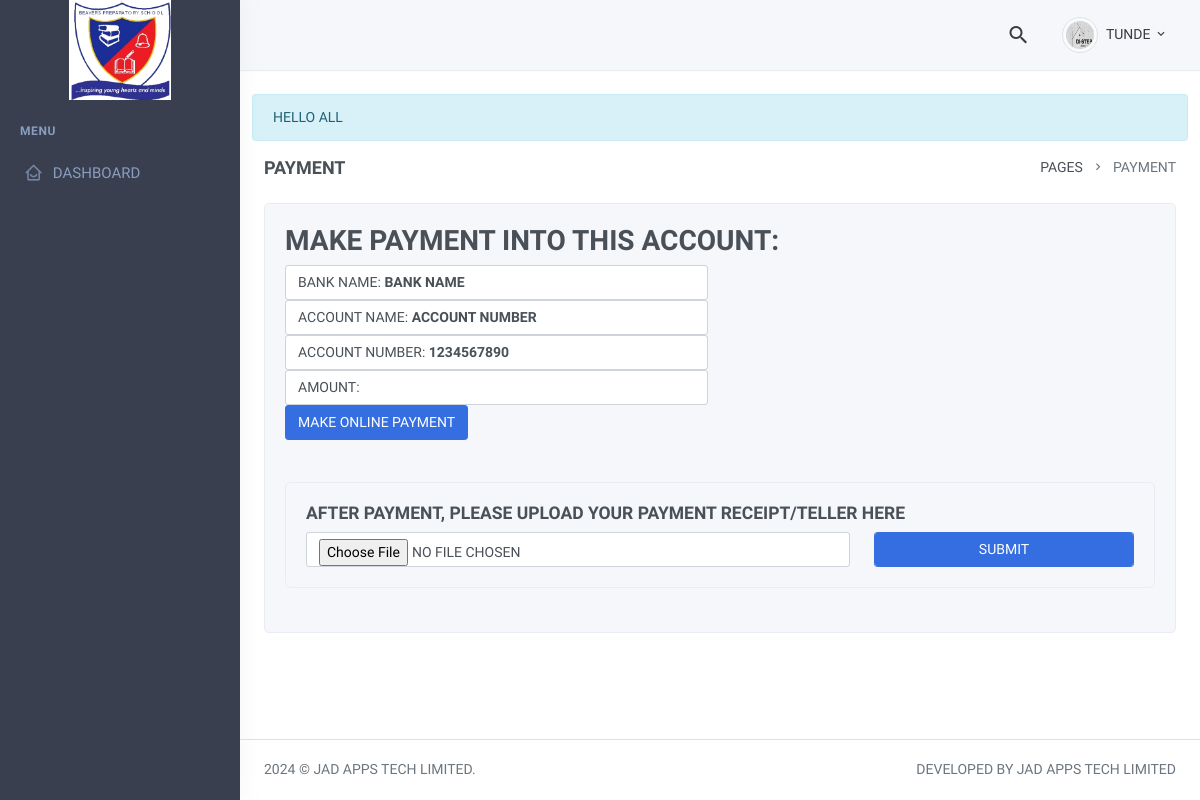
The page /public/payments.php (signed in) on the database its author committed.
### tables this page shows
CREATE TABLE `users` (
  `id` int NOT NULL AUTO_INCREMENT,
  `name` varchar(50) DEFAULT NULL,
  `surname` varchar(125) DEFAULT NULL,
  `email` varchar(50) DEFAULT NULL,
  `password` varchar(150) DEFAULT NULL,
  `usertype` varchar(45) NOT NULL DEFAULT 'student',
  `regnum` varchar(45) DEFAULT NULL,
  `class_arm` int unsigned DEFAULT NULL,
  `students_class` varchar(45) DEFAULT NULL,
  `nationality` varchar(45) DEFAULT NULL,
  `state` varchar(45) DEFAULT NULL,
  `lga` varchar(45) DEFAULT NULL,
  `bloodgroup` varchar(45) DEFAULT NULL,
  `genotype` varchar(45) DEFAULT NULL,
  `parents_fullname` varchar(100) DEFAULT NULL,
  `parents_phone` varchar(45) DEFAULT NULL,
  `parents_number` varchar(45) DEFAULT NULL,
  `occupation` varchar(45) DEFAULT NULL,
  `wphone` varchar(45) DEFAULT NULL,
  `address` varchar(45) DEFAULT NULL,
  `sponsor_fullname` varchar(45) DEFAULT NULL,
  `sponsor_phone` varchar(45) DEFAULT NULL,
  `sponsor_email` varchar(45) DEFAULT NULL,
  `sponsor_occupation` varchar(45) DEFAULT NULL,
  `sponsor_wphone` varchar(45) DEFAULT NULL,
  `sponsor_address` varchar(45) DEFAULT NULL,
  `dob` varchar(45) DEFAULT NULL,
  `parents_email` varchar(125) DEFAULT NULL,
  `gender` varchar(45) DEFAULT NULL,
  `school_fees` int NOT NULL DEFAULT '0',
  `photo` varchar(256) DEFAULT NULL,
  `toteach` varchar(2048) DEFAULT NULL,
  `prev_school` varchar(45) DEFAULT NULL,
  `office_address` varchar(45) DEFAULT NULL,
  `office_phone` varchar(45) DEFAULT NULL,
  `sponsor_office_phone` varchar(45) DEFAULT NULL,
  `sponsor_office_address` varchar(45) DEFAULT NULL,
  `form_teacher` int DEFAULT '0',
  `form_class` varchar(45) DEFAULT NULL,
  `active` varchar(2) DEFAULT '1',
  PRIMARY KEY (`id`),
  UNIQUE KEY `email_UNIQUE` (`email`),
  KEY `class_arm` (`class_arm`),
  CONSTRAINT `users_ibfk_1` FOREIGN KEY (`class_arm`) REFERENCES `class_arms` (`arm_id`)
);

CREATE TABLE `communications` (
  `id` int NOT NULL AUTO_INCREMENT,
  `message` varchar(450) DEFAULT NULL,
  `exp_date` datetime DEFAULT NULL,
  `uploaded_by` varchar(45) DEFAULT NULL,
  `status` int DEFAULT '0',
  PRIMARY KEY (`id`)
);

CREATE TABLE `school_fees_details` (
  `id` int NOT NULL AUTO_INCREMENT,
  `grade` varchar(45) DEFAULT NULL,
  `acct_name` varchar(45) DEFAULT NULL,
  `bank_name` varchar(45) DEFAULT NULL,
  `acct_num` varchar(45) DEFAULT NULL,
  `amount` varchar(45) DEFAULT NULL,
  PRIMARY KEY (`id`)
);

### public/inc_communications.php (called while the page is built)
<?php
     $comm_query = "SELECT * FROM communications LIMIT 1";
     $result = mysqli_query($sqlConnection, $comm_query);
     if($result->num_rows > 0){
         $communication = $result->fetch_all(MYSQLI_ASSOC);
         return $communication[0]['message'];
     }
?>

### public/payments.php (the view, shortened to what this page needs)
<?php
    include "./inc/header.php";
    $query = "SELECT * FROM users WHERE usertype = 'student'";
    $run_query = mysqli_query($sqlConnection, $query);
    $user = $run_query->fetch_all(MYSQLI_ASSOC);
    $fees_query = "SELECT * FROM school_fees_details WHERE grade = '".$_SESSION['myclass']."'";
    $run_fees_query = mysqli_query($sqlConnection, $fees_query);
    if($run_fees_query){
        $student_fees = $run_fees_query->fetch_all(MYSQLI_ASSOC);
    }else{
        var_dump($sqlConnection->error);die;
    }
?>
<body>
    <div id="layout-wrapper">
       <?php include "./inc/navbar.php"; ?>
        <div class="vertical-menu">
            <?php include "./inc/sidebar.php"; ?>
        </div>
        <div class="main-content">
            <div class="page-content">
               <?php include_once "communication_message.php"; ?>
                <div class="container-fluid">
                    <div class="row">
                        <div class="col-12">
                            <div class="page-title-box d-flex align-items-center justify-content-between">
                                <h4 class="mb-0 font-size-18">Payment</h4>
                                <div class="page-title-right">
                                    <ol class="breadcrumb m-0">
                                        <li class="breadcrumb-item"><a href="javascript: void(0);">Pages</a></li>
                                        <li class="breadcrumb-item active">Payment</li>
                                    </ol>
                                </div>
                            </div>
                        </div>
                    </div>
                    <div class="card">
                        <div class="card-body">
                            <h2>Make payment into this account:</h2>
                            <div class="row">
                                <div class="col-md-6 col-xl-6 col-sm-12">
                                    <div class="form-control">
                                        Bank name: <strong><?php echo $student_fees[0]['bank_name'];?></strong>
                                    </div>
                                    <div class="form-control">
                                        Account name: <strong><?php echo $student_fees[0]['acct_name'];?></strong>
                                    </div>
                                    <div class="form-control">
                                        Account number: <strong><?php echo $student_fees[0]['acct_num'];?></strong>
                                    </div>
                                    <div class="form-control">
                                        Amount: <strong><?php echo $student_fees[0]['amount'];?></strong>
                                    </div>
                                    <div class="">
                                        <button type="button" class="btn btn btn-primary" onclick="payWithPaystack()"> Make online payment </button>
                                    </div>
                                </div>
                            </div>
                            <br>
                            <br>
                            <div class="card">
                                <div class="card-body">
                                    <form action='./inc/submit_payment.php' method = 'POST'>
                                        <h5>AFTER PAYMENT, PLEASE UPLOAD YOUR PAYMENT RECEIPT/TELLER HERE</h5>
                                        <div class='row'>
                                            <div class='col-sm-12 col-xl-8'>
                                                <input type='file' class='form-control'>
                                            </div>
                                            <div class='col-sm-12 col-xl-4'>
                                                <input type='submit' name='submit_payment' accept=".jpg,.png,.pdf,.docx" class='btn btn-primary form-control'>
                                            </div>
                                        </div>
                                    </form>
                                </div>
                            </div>
                        </div>
                    </div>
                </div>
            </div>
          <?php include "./inc/footer.php"; ?>

### public/inc/navbar.php (shortened to what this page needs)
<header id="page-topbar">
    <div class="navbar-header">
        <div class="d-flex align-items-left">
            <div class="dropdown d-none d-sm-inline-block">
                <button type="button" class="btn header-item waves-effect" id="page-header-user-dropdown"
                    data-toggle="dropdown" aria-haspopup="true" aria-expanded="false">
                </button>
            </div>
        </div>
        <div class="d-flex align-items-center">
            <div class="dropdown d-none d-sm-inline-block ml-2">
                <button type="button" class="btn header-item noti-icon waves-effect"
                    id="page-header-search-dropdown" data-toggle="dropdown" aria-haspopup="true"
                    aria-expanded="false">
                    <i class="mdi mdi-magnify"></i>
                </button>
            </div>
            <div class="dropdown d-inline-block ml-2">
                <button type="button" class="btn header-item waves-effect" id="page-header-user-dropdown"
                    data-toggle="dropdown" aria-haspopup="true" aria-expanded="false">
                    <?php
                        if( $user[0]['photo'] == null){
                            echo "<img src=\"./inc/images/dummy_img.png\" alt=\"\" class=\"img-thumbnail rounded-circle header-profile-user\" \">";
                        }else{
                            echo "<img src=\"./inc/images/".$user[0]['photo']."\" alt=".$user[0]['name']." class=\"img-thumbnail rounded-circle header-profile-user\" \">";
                        }
                    ?>
                    <span class="d-none d-sm-inline-block ml-1"><?php echo ucwords($username); ?></span>
                    <i class="mdi mdi-chevron-down d-none d-sm-inline-block"></i>
                </button>
            </div>
        </div>
    </div>
</header>

### public/communication_message.php (shortened to what this page needs)
<?php
    if($comm != 1){
    echo"<div class='alert alert-info alert-dismissible fade show mb-3' role='alert'>
            $comm";
        ?>
    </div>
<?php
    }else{
        echo "<div></div>";
    }
?>

### public/inc/header.php (style rules this page uses)
* { text-transform: uppercase !important; }

### rows shown on the page
users: photo (picture)
communications: message "HELLO ALL"
school_fees_details: bank_name "BANK NAME", acct_name "ACCOUNT NUMBER", acct_num "1234567890"

### other values the page prints
$username "TUNDE"
